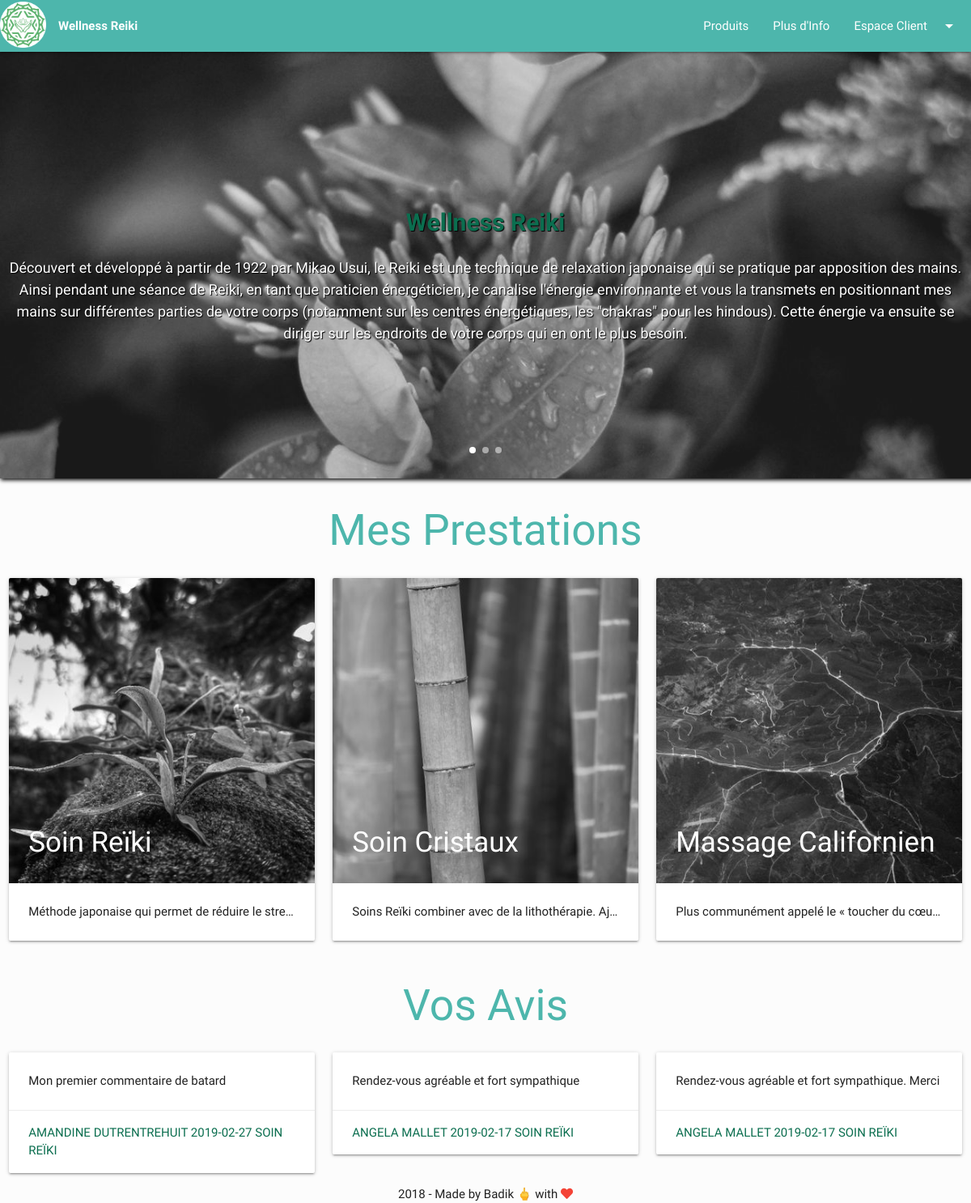
The page / on the database its author committed.
### tables this page shows
CREATE TABLE `octopus_prestations` (
  `prestations_id` int(11) NOT NULL,
  `prestations_name` varchar(50) NOT NULL,
  `prestations_description` varchar(450) NOT NULL,
  `prestations_image` varchar(350) NOT NULL
);

CREATE TABLE `octopus_comments` (
  `comments_id` int(11) NOT NULL,
  `comments_comment` varchar(350) NOT NULL,
  `users_id` int(11) NOT NULL,
  `dateRDV_id` int(11) NOT NULL
);

CREATE TABLE `octopus_users` (
  `users_id` int(11) NOT NULL,
  `users_lastname` varchar(50) NOT NULL,
  `users_firstname` varchar(50) NOT NULL,
  `users_phone` int(11) NOT NULL,
  `users_email` varchar(50) NOT NULL,
  `users_password` varchar(350) NOT NULL,
  `users_adress` varchar(200) DEFAULT NULL,
  `users_birthdate` date DEFAULT NULL,
  `typeUsers_id` int(11) NOT NULL DEFAULT '3'
);

CREATE TABLE `octopus_dateRDV` (
  `dateRDV_id` int(11) NOT NULL,
  `dateRDV_dateRDV` date NOT NULL,
  `dateRDV_validate` tinyint(1) NOT NULL DEFAULT '0',
  `users_id` int(11) NOT NULL,
  `prestations_id` int(11) NOT NULL,
  `timeRDV_id` int(11) NOT NULL
);

### controllers/indexController.php (called while the page is built, shortened)
<?php
require_once 'models/database.php';
require_once 'models/prestations.php';
require_once 'models/comments.php';
$prestations = new prestations();
$comments = new comments();
$listPrestations = $prestations->getPrestationsList();
$commentsList = $comments->showComment();
?>

### models/database.php (called while the page is built, shortened)
<?php
class database {
    public function __construct() {
        try {
            $this->dataBase = new PDO('mysql:host=localhost;dbname=Wellness_Reili_octopus;charset=utf8', 'admin', 'primin');
        } catch (Exception $errorMessage) {
            die('Erreur : ' . $errorMessage->getMessage());
        }
    }
}

### models/prestations.php (called while the page is built, shortened)
<?php
class prestations extends database {
    public function getPrestationsList() {
        $query = 'SELECT `prestations_id`, `prestations_name`, `prestations_description`, `prestations_image`'
                . 'FROM `octopus_prestations`'
                . 'ORDER BY `prestations_id`';
        $result = $this->dataBase->query($query);
        $resultList = $result->fetchAll(PDO::FETCH_OBJ);
        return $resultList;
    }
}

### models/comments.php (called while the page is built, shortened)
<?php
class comments extends database {
    public function showComment() {
        $query = 'SELECT `octopus_comments`.`comments_id`, `octopus_comments`.`comments_comment`,'
                . '`octopus_dateRDV`.`dateRDV_dateRDV`, `octopus_prestations`.`prestations_name`,'
                . '`octopus_users`.`users_lastname`, `octopus_users`.`users_firstname`'
                . 'FROM `octopus_comments`'
                . 'INNER JOIN `octopus_users` ON `octopus_comments`.`users_id` = `octopus_users`.`users_id`'
                . 'INNER JOIN `octopus_dateRDV` ON `octopus_comments`.`dateRDV_id` = `octopus_dateRDV`.`dateRDV_id`'
                . 'INNER JOIN `octopus_prestations` ON `octopus_dateRDV`.`prestations_id` = `octopus_prestations`.`prestations_id`'
                . 'WHERE `octopus_comments`.`users_id` = `octopus_users`.`users_id` '
                . 'ORDER BY `octopus_dateRDV`.`users_id`';
        $showresult = $this->dataBase->query($query);
        $commentsList = $showresult->fetchAll(PDO::FETCH_OBJ);
        return $commentsList;
    }
}

### index.php (the view, shortened to what this page needs)
<?php
require_once 'controllers/indexController.php';
?>
<!DOCTYPE html>
<html lang="fr">
    <head>
        <link rel="stylesheet" href="https://use.fontawesome.com/releases/v5.5.0/css/all.css" />
        <link type="text/css" rel="stylesheet" href="./assets/import/Materialize/css/materialize.min.css"  media="screen" />
        <link type="text/css" rel="stylesheet" href="./assets/css/style.css" />
    </head>
    <body>
        <header>
            <div class="navbar-fixed">
                <nav class="backgroundcolor">
                    <div class="nav-wrapper">
                        <a href="index.php"><img src="./assets/img/logo.png" class="logo left" alt="logo" title="logo" /></a>
                        <ul id="left-nav" class="left hide-on-med-and-down">
                            <li><a href="index.php"><b>Wellness Reiki</b></a></li>
                        </ul>
                        <ul id="right-nav" class="right hide-on-med-and-down">
                            <li><a href="views/product.php?productCategory_id=1">Produits</a></li>
                            <li><a href="views/learnmore.php">Plus d'Info</a></li>
                            <?php if (isset($_SESSION['userLog'])) { ?>
                                <li><a href="views/userPage.php">Mon Espace</a></li>
                            <?php } if (isset($_SESSION['isAdmin'])) { ?>
                                <li><a href="views/AdminPage.php">PanelAdmin</a></li>
                            <?php } if (isset($_SESSION['userLog'])) { ?>
                                <li><a href="views/logout.php">Déconnexion</a></li>
                            <?php } else { ?>
                                <li><a class="dropdown-trigger" href="#!" data-target="dropdown1">Espace Client<i class="material-icons right">arrow_drop_down</i></a></li>
                            </ul>
                        <?php } ?>
                    </div>
                </nav>
            </div>
        </header>
        <section class="carousel carousel-slider center" >
            <ul class="slides">
                <div class="carousel-item" href="#one!">
                    <li>
                        <div class="carousel-fixed-item center">
                            <h2><b>Wellness Reiki</b></h2>
                            <p>Découvert et développé à partir de 1922 par Mikao Usui, le Reiki est une technique de relaxation japonaise qui se pratique par apposition des mains.
                                <br />Ainsi pendant une séance de Reiki, en tant que praticien énergéticien, je canalise l'énergie environnante et vous la transmets en positionnant mes mains sur différentes parties de votre corps (notamment sur les centres énergétiques, les "chakras" pour les hindous). Cette énergie va ensuite se diriger sur les endroits de votre corps qui en ont le plus besoin.</p>
                        </div>
                        <img src="./assets/img/carou1.jpeg" class="responsive-img" alt="carou1" title="REIKI" id="slide1"/>
                    </li>
                </div>
            </ul>
        </section>
        <div class="container-fluid ">
            <h2 class="center">Mes Prestations</h2>
            <div  class="row">
                <?php foreach ($listPrestations AS $prestation) { ?>
                    <div class="col s12 m4 l4">
                        <div class="card">
                            <div class="card-image">
                                <img src="./assets/img/<?= $prestation->prestations_image ?>">
                                <span class="card-title"><?= $prestation->prestations_name ?></span>
                            </div>
                            <div class="card-content">
                                <p class="truncate"><?= $prestation->prestations_description ?></p>
                            </div>
                        </div>
                    </div>
                <?php } ?>
            </div>
        </div>
        <div id="endCom" class="row">
            <h2 class="center">Vos Avis</h2>
            <?php foreach ($commentsList AS $comments) { ?>
                <div class="col s12 m4 l4">
                    <div class="card horizontal">
                        <div class="card-stacked">
                            <div class="card-content">
                                <p><?= $comments->comments_comment ?></p>
                            </div>
                            <div class="card-action">
                                <a href="#"><?= $comments->users_firstname ?>  <?= $comments->users_lastname ?> <?= $comments->dateRDV_dateRDV ?> <?= $comments->prestations_name ?></a>
                            </div>
                        </div>
                    </div>
                </div>
            <?php } ?>
        </div>
        <div class="container-fluid rem10">
            2018 - Made by Badik 🖕 with <i class="fas fa-heart red-text rem10"></i>
        </div>
    </body>
</html>

### assets/css/style.css (style rules this page uses)
body { font-family: 'Thasadith', sans-serif; background-color: #fcfcfc; }
.row { margin: 0px; }
.rem10 { font-size: 1rem; text-align: center; }
.center { text-align: center; }
h2 { color : #4db6ac }
.backgroundcolor { background-color: #4db6ac; }
.carousel { box-shadow: 2px 1px 5px 1px black; height: 90vh; }
.carousel img { z-index: 0; opacity: 0.9; width: auto; }
.carousel-fixed-item.center { margin-bottom: 80px; }
.carousel h2 { color: #0b6e4f; text-shadow: 1px 1px 1px black; }
.carousel.carousel-slider .carousel-item h2 { font-size: 2rem; font-weight: 400; line-height: 40px; }
.carousel p { color: white; text-shadow: 1px 1px 1px black; }
.carousel.carousel-slider .carousel-item p { font-size: 1.2rem; }
.card .card-title { font-size: 35px; }
.logo { vertical-align: center; max-width: 3.8rem; padding-top: 2px; }

### rows shown on the page
octopus_prestations: prestations_image (picture), prestations_name "Soin Reïki", prestations_description "Méthode japonaise qui permet de réduire le stre…"
octopus_prestations: prestations_image (picture), prestations_name "Soin Cristaux", prestations_description "Soins Reïki combiner avec de la lithothérapie. Aj…"
octopus_prestations: prestations_image (picture), prestations_name "Massage Californien", prestations_description "Plus communément appelé le « toucher du cœu…"
octopus_comments: comments_comment "Mon premier commentaire de batard", users.users_firstname "AMANDINE", users.users_lastname "DUTRENTREHUIT", dateRDV.dateRDV_dateRDV "2019-02-27", octopus_prestations.prestations_name "SOIN REÏKI"
octopus_comments: comments_comment "Rendez-vous agréable et fort sympathique", users.users_firstname "ANGELA", users.users_lastname "MALLET", dateRDV.dateRDV_dateRDV "2019-02-17", octopus_prestations.prestations_name "SOIN REÏKI"
octopus_comments: comments_comment "Rendez-vous agréable et fort sympathique. Merci", users.users_firstname "ANGELA", users.users_lastname "MALLET", dateRDV.dateRDV_dateRDV "2019-02-17", octopus_prestations.prestations_name "SOIN REÏKI"
